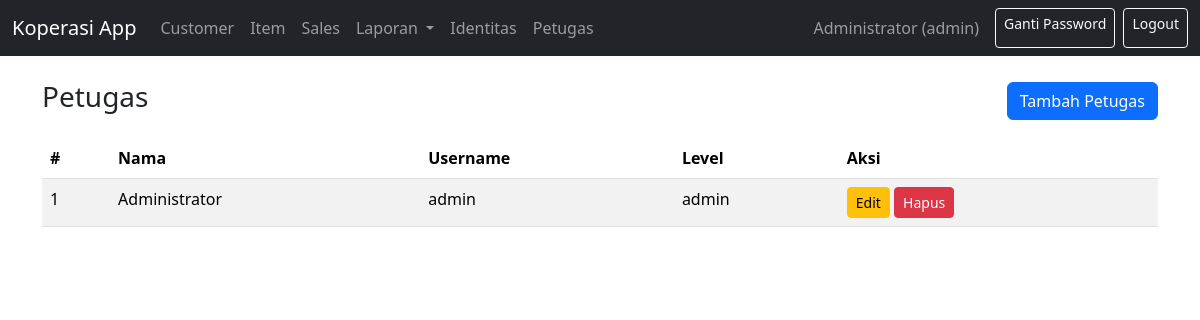
The app's page /index.php?r=users/index (signed in) with its own data.
### tables this page shows
CREATE TABLE users (
  id_user INT AUTO_INCREMENT PRIMARY KEY,
  nama_user VARCHAR(100) NOT NULL,
  username VARCHAR(60) NOT NULL UNIQUE,
  password_hash VARCHAR(255) NOT NULL,
  id_level INT NOT NULL,
  created_at TIMESTAMP DEFAULT CURRENT_TIMESTAMP,
  CONSTRAINT fk_users_level FOREIGN KEY (id_level) REFERENCES levels(id_level)
    ON UPDATE CASCADE ON DELETE RESTRICT
);

CREATE TABLE levels (
  id_level INT AUTO_INCREMENT PRIMARY KEY,
  level_name VARCHAR(50) NOT NULL UNIQUE
);

### app/controllers/BaseController.php (called while the page is built, shortened)
<?php
class BaseController
{
    public function __construct(PDO $pdo)
    {
        $this->pdo = $pdo;
    }
    protected function view(string $view, array $data = []): void
    {
        include __DIR__ . '/../views/partials/layout.php';
    }
}

### app/controllers/UsersController.php (called while the page is built, shortened)
<?php
require_once __DIR__.'/BaseController.php';
require_once __DIR__.'/../models/UserAdmin.php';
class UsersController extends BaseController {
  public function index() {
    $mdl = new UserAdmin($this->pdo);
    $rows = $mdl->all();
    $this->view(__DIR__.'/../views/users/index.php', compact('rows','levels'));
  }
}

### public/index.php (called while the page is built, shortened)
<?php
require_once __DIR__ . '/../config/db.php';
$route = $_GET['r'] ?? 'auth/login';
list($controller, $action) = array_pad(explode('/', $route), 2, null);
function dispatch($pdo, $controller, $action) {
  $obj = new $className($pdo);
  $obj->$action();
}
dispatch($pdo, $controller, $action);

### app/models/BaseModel.php (called while the page is built, shortened)
<?php
class BaseModel {
  public function __construct(PDO $pdo) { $this->pdo = $pdo; }
}

### app/models/UserAdmin.php (called while the page is built, shortened)
<?php
require_once __DIR__.'/BaseModel.php';
class UserAdmin extends BaseModel {
  public function all() {
    $sql = "SELECT u.*, l.level_name FROM users u JOIN levels l ON l.id_level=u.id_level ORDER BY id_user DESC";
    return $this->pdo->query($sql)->fetchAll();
  }
}

### app/views/users/index.php (the view)
<div class="d-flex justify-content-between align-items-center mb-3">
  <h3>Petugas</h3>
  <a class="btn btn-primary" href="index.php?r=users/create">Tambah Petugas</a>
</div>
<table class="table table-striped">
  <thead><tr><th>#</th><th>Nama</th><th>Username</th><th>Level</th><th>Aksi</th></tr></thead>
  <tbody>
    <?php foreach($rows as $u): ?>
      <tr>
        <td><?php echo $u['id_user']; ?></td>
        <td><?php echo htmlspecialchars($u['nama_user']); ?></td>
        <td><?php echo htmlspecialchars($u['username']); ?></td>
        <td><?php echo htmlspecialchars($u['level_name']); ?></td>
        <td>
          <a class="btn btn-sm btn-warning" href="index.php?r=users/edit&id=<?php echo $u['id_user']; ?>">Edit</a>
          <a class="btn btn-sm btn-danger" href="index.php?r=users/delete&id=<?php echo $u['id_user']; ?>" onclick="return confirm('Hapus petugas ini?')">Hapus</a>
        </td>
      </tr>
    <?php endforeach; ?>
  </tbody>
</table>

### records on screen
users: id_user "1", nama_user "Administrator", username "admin", id_level.level_name "admin"

### other values on screen
$userName "Administrator"
$lv "admin"
